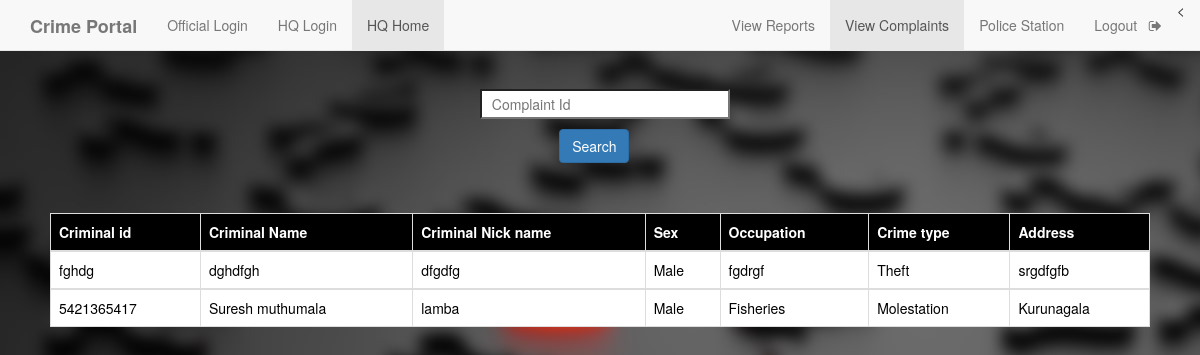
Screenshot of /criminalreport.php (signed in) with the database file from the repository.
### tables this page shows
CREATE TABLE `crimereg` (
  `cid` varchar(255) NOT NULL,
  `cname` varchar(255) NOT NULL,
  `cnickname` varchar(255) NOT NULL,
  `csex` varchar(255) NOT NULL,
  `coccupation` varchar(255) NOT NULL,
  `ctype` varchar(255) NOT NULL,
  `caddress` varchar(255) NOT NULL
);

### criminalreport.php (the view, shortened to what this page needs)
<!DOCTYPE html>
<html>
<head>
	<link rel="stylesheet" type="text/css" href="https://maxcdn.bootstrapcdn.com/bootstrap/3.3.5/css/bootstrap.min.css">
	<link rel="stylesheet" type="text/css" href="https://maxcdn.bootstrapcdn.com/font-awesome/4.4.0/css/font-awesome.min.css">
     <?php
    $conn=mysqli_connect("localhost","root","");
    mysqli_select_db($conn,"crime");
     $result=mysqli_query($conn,"SELECT * FROM crimereg ");
    ?>
</head>
<body>
	<body style="background-image: url(search1.jpeg); ">
	<nav  class="navbar navbar-default navbar-fixed-top">
  <div class="container">
    <div class="navbar-header">
      <a class="navbar-brand" href="home.php"><b>Crime Portal</b></a>
    </div>
    <div id="navbar" class="collapse navbar-collapse">
      <ul class="nav navbar-nav">
        <li ><a href="official_login.php">Official Login</a></li>
        <li ><a href="headlogin.php">HQ Login</a></li>
        <li class="active"><a href="headHome.php">HQ Home</a></li>
      </ul>
      <ul class="nav navbar-nav navbar-right">
	  <<li ><a href="report.php">View Reports</a></li>
        <li class="active" ><a href="headHome.php">View Complaints</a></li>
        <li ><a href="head_view_police_station.php">Police Station</a></li>
        <li><a href="h_logout.php">Logout &nbsp <i class="fa fa-sign-out" aria-hidden="true"></i></a></li>
      </ul>
    </div>
  </div>
 </nav>
    <form style="margin-top: 7%; margin-left: 40%;" method="post">
    <input type="text" name="complainid" style="width: 250px; height: 30px; background-color:white; color:grey; margin-top:5px;" placeholder="&nbsp Complaint Id" onfocusout="f1()" required id="ciid">
        <div>
      <input class="btn btn-primary" type="submit" value="Search" name="s2" style="margin-top: 10px; margin-left: 11%;">
        </div>
    </form>
 <div style="padding:50px;">
   <table class="table table-bordered">
    <thead class="thead-dark" style="background-color: black; color: white;">
      <tr>
        <th scope="col">Criminal id</th>
        <th scope="col">Criminal Name</th>
        <th scope="col">Criminal Nick name</th>
        <th scope="col">Sex</th>
		<th scope="col">Occupation</th>
		<th scope="col">Crime type</th>
		<th scope="col">Address</th>
      </tr>
    </thead>
<?php
      while($rows=mysqli_fetch_assoc($result)){
    ?>
    <tbody style="background-color: white; color: black;">
      <tr>
        <td><?php echo $rows['cid']; ?></td>
        <td><?php echo $rows['cname']; ?></td>
        <td><?php echo $rows['cnickname']; ?></td>
        <td><?php echo $rows['csex']; ?></td>
		<td><?php echo $rows['coccupation']; ?></td>
		<td><?php echo $rows['ctype']; ?></td>
		<td><?php echo $rows['caddress']; ?></td>
      </tr>
    </tbody>
    <?php
    }
    ?>
</table>
 </div>
</body>
</html>

### rows the page displays
crimereg: cid "fghdg", cname "dghdfgh", cnickname "dfgdfg", csex "Male", coccupation "fgdrgf", ctype "Theft", caddress "srgdfgfb"
crimereg: cid "5421365417", cname "Suresh muthumala", cnickname "lamba", csex "Male", coccupation "Fisheries", ctype "Molestation", caddress "Kurunagala"
